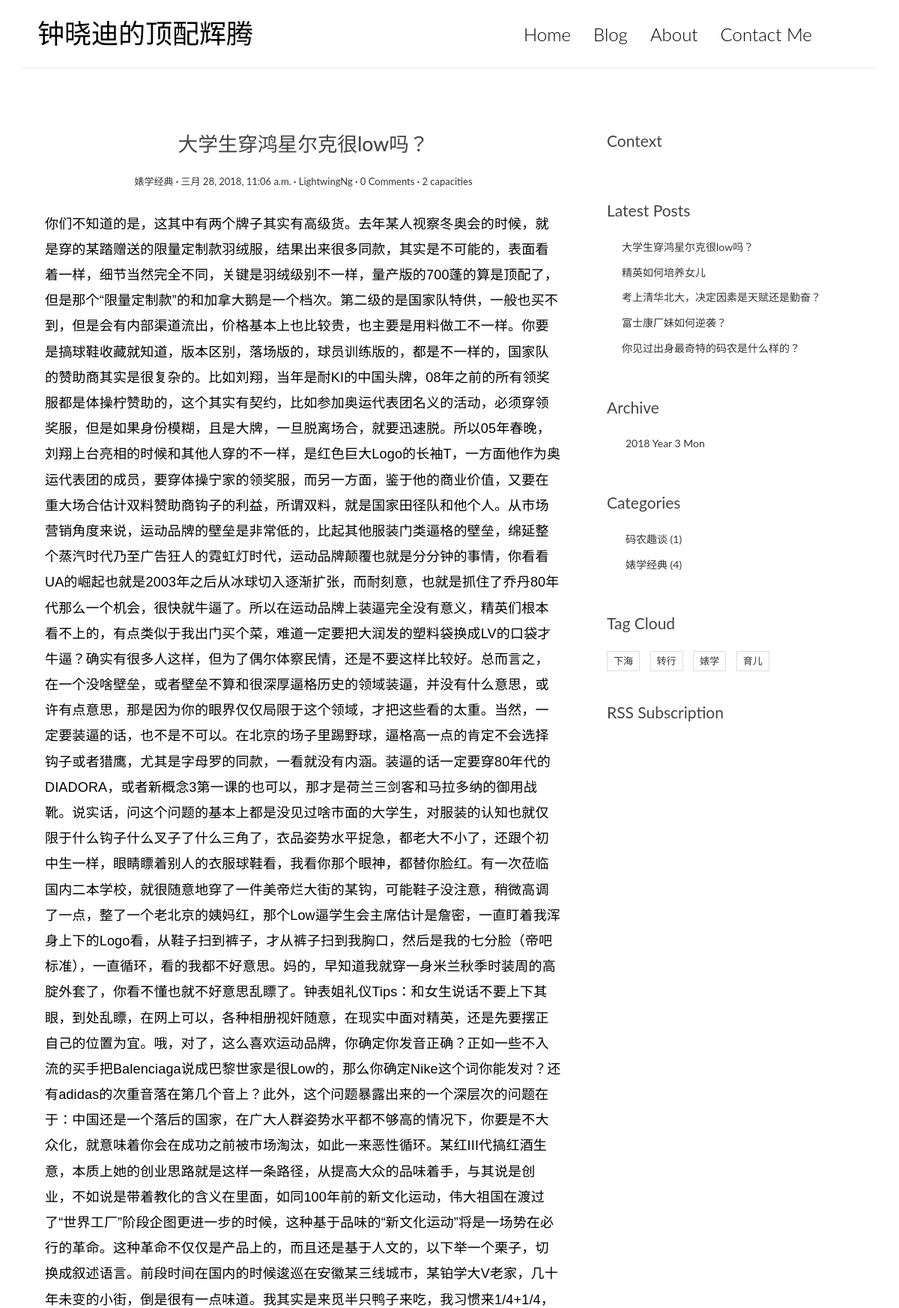
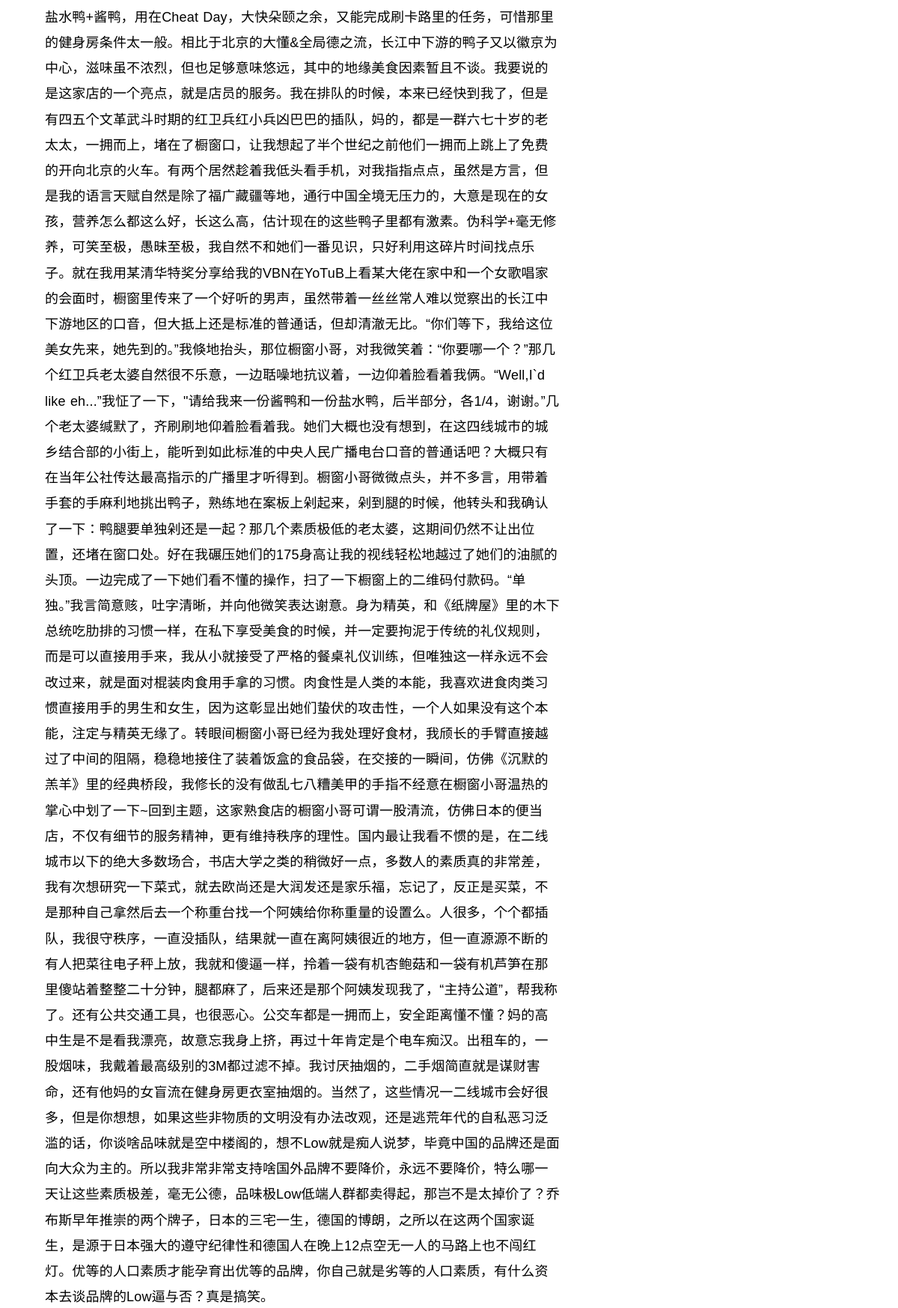
/post/5/ (upper part), run on the app's committed database (2 pictures, top to bottom).
### blog/models.py (models this page shows, shortened)
@python_2_unicode_compatible
class Post(models.Model):
    title = models.CharField(max_length=70)
    body = models.TextField()
    created_time = models.DateTimeField()
    modified_time = models.DateTimeField()
    excerpt = models.CharField(max_length=200, blank=True)
    views = models.PositiveIntegerField(default=0)
    category = models.ForeignKey(Category)
    tags = models.ManyToManyField(Tag, blank=True)
    author = models.ForeignKey(User)
    def get_absolute_url(self):
        return reverse('blog:detail', kwargs={'pk': self.pk})
    class Meta:
        ordering = ['-created_time']
    def increase_views(self):
        self.views += 1
        self.save(update_fields=['views'])
    def save(self, *args, **kwargs):
        super(Post, self).save(*args, **kwargs)

@python_2_unicode_compatible
class Category(models.Model):
    name = models.CharField(max_length=100)

@python_2_unicode_compatible
class Tag(models.Model):
    name = models.CharField(max_length=100)

### blog/views.py (the view)
# urls.py: url(r'^post/(?P<pk>[0-9]+)/$', views.PostDetailView.as_view(), name='detail'),
class PostDetailView(DetailView):
    model = Post
    template_name = 'blog/detail.html'
    context_object_name = 'post'
    def get(self, request, *args, **kwargs):
        response = super(PostDetailView, self).get(request, *args, **kwargs)
        self.object.increase_views()
        return response
    def get_object(self, queryset=None):
        post = super(PostDetailView, self).get_object(queryset=None)
        md = markdown.Markdown(
            extensions=[
                'markdown.extensions.extra',
                'markdown.extensions.codehilite',
                TocExtension(slugify=slugify),
            ]
        )
        post.body = md.convert(post.body)
        post.toc = md.toc
        return post
    def get_context_data(self, **kwargs):
        context = super(PostDetailView, self).get_context_data(**kwargs)
        form = CommentForm()
        comment_list = self.object.comment_set.all()
        context.update(
            {
                'form': form,
                'comment_list': comment_list
            }
        )
        return context

### blog/templatetags/blog_tags.py (called while the page is built)
@register.simple_tag
def get_recent_posts(num=5):
    return Post.objects.all()[:num]

@register.simple_tag
def archives():
    return Post.objects.dates('created_time', 'month', order='DESC')

@register.simple_tag
def get_categories():
    return Category.objects.annotate(num_posts=Count('post')).filter(num_posts__gt=0)

@register.simple_tag
def get_tags():
    return Tag.objects.annotate(num_posts=Count('post')).filter(num_posts__gt=0)

### templates/blog/detail.html (shortened to what this page needs)
{% extends 'base.html' %}
{% block main %}
    <article class="post post-{{ post.pk }}">
        <header class="entry-header">
            <h1 class="entry-title">{{ post.title }}</h1>
            <div class="entry-meta">
                <span class="post-category">
                    <a href="{% url 'blog:category' post.category.pk %}">{{ post.category.name }}</a></span>
                <span class="post-date"><a href="#"><time class="entry-date"
                                                          datetime="{{ post.created_time }}">{{ post.created_time }}</time></a></span>
                <span class="post-author"><a href="#">{{ post.author }}</a></span>
                <span class="comments-link">
                    <a href="{{ post.get_absolute_url }}#comment-area">{{ post.comment_set.count }} Comments</a></span>
                <span class="views-count"><a href="#">{{ post.views }} capacities</a></span>
            </div>
        </header>
        <div class="entry-content clearfix">
            {{ post.body|safe }}
        </div>
    </article>
{% endblock main %}
{% block toc %}
    <div class="widget widget-content">
        <h3 class="widget-title">Context</h3>
    </div>
{% endblock toc %}

### templates/base.html (shortened to what this page needs)
{% load staticfiles %}
{% load blog_tags %}
<!DOCTYPE html>
<html lang="en">
<head>
    <link rel="stylesheet" href="http://code.ionicframework.com/ionicons/2.0.1/css/ionicons.min.css">
    <link rel="stylesheet" href="{% static 'blog/css/bootstrap.min.css' %}">
    <link rel="stylesheet" href="{% static 'blog/css/pace.css' %}">
    <link rel="stylesheet" href="{% static 'blog/css/custom.css' %}">
    <link rel="stylesheet" href="{% static 'blog/css/highlights/github.css' %}">
</head>
<body>
<div class="container">
    <header id="site-header">
        <div class="row">
            <div class="col-md-4 col-sm-5 col-xs-8">
                <div class="logo">
                    <h1><a href="{% url 'blog:index' %}"><b>钟晓迪</b>的顶配辉腾</a></h1>
                </div>
            </div>
            <div class="col-md-8 col-sm-7 col-xs-4">
                <nav class="main-nav" role="navigation">
                    <div class="collapse navbar-collapse" id="bs-example-navbar-collapse-1">
                        <ul class="nav navbar-nav navbar-right">
                            <li class="cl-effect-11"><a href="{% url 'blog:index' %}" data-hover="Home">Home</a></li>
                            <li class="cl-effect-11"><a href="#" data-hover="Blog">Blog</a></li>
                            <li class="cl-effect-11"><a href="#" data-hover="About">About</a></li>
                            <li class="cl-effect-11"><a href="#" data-hover="Contact Me">Contact Me</a></li>
                        </ul>
                    </div>
                </nav>
            </div>
        </div>
    </header>
</div>
<div class="content-body">
    <div class="container">
        <div class="row">
            <main class="col-md-8">
                {% block main %}
                {% endblock main %}
            </main>
            <aside class="col-md-4">
                {% block toc %}
                {% endblock toc %}
                <div class="widget widget-recent-posts">
                    <h3 class="widget-title">Latest Posts</h3>
                    {% get_recent_posts as recent_post_list %}
                    <ul>
                        {% for post in recent_post_list %}
                            <li>
                                <a href="{{ post.get_absolute_url }}">{{ post.title }}</a>
                            </li>
                        {% empty %}
                            No Aritcles Available
                        {% endfor %}
                    </ul>
                </div>
                <div class="widget widget-archives">
                    <h3 class="widget-title">Archive</h3>
                    {% archives as date_list %}
                    <ul>
                        {% for date in date_list %}
                            <li>
                                <a href="{% url 'blog:archives' date.year date.month %}">{{ date.year }}
                                    Year {{ date.month }} Mon</a>
                            </li>
                        {% empty %}
                            No Archives Available
                        {% endfor %}
                    </ul>
                </div>
                <div class="widget widget-category">
                    <h3 class="widget-title">Categories</h3>
                    {% get_categories as category_list %}
                    <ul>
                        {% for category in category_list %}
                            <li>
                                <a href="{% url 'blog:category' category.pk %}">{{ category.name }} <span
                                        class="post-count">({{ category.num_posts }})</span></a>
                            </li>
                        {% empty %}
                            No Categories!
                        {% endfor %}
                    </ul>
                </div>
                <div class="widget widget-tag-cloud">
                    <h3 class="widget-title">Tag Cloud</h3>
                    {% get_tags as tag_list %}
                    <ul>
                        {% for tag in tag_list %}
                            <li>
                                <a href="{% url 'blog:tag' tag.pk %}">{{ tag.name }}</a>
                            </li>
                        {% empty %}
                            No Tags
                        {% endfor %}
                    </ul>
                </div>
                <div class="rss">
                    <a href="{% url 'rss' %}"> RSS Subscription</a>
                </div>
            </aside>
        </div>
    </div>
</div>
</body>
</html>

### blog/static/blog/css/custom.css (style rules this page uses)
* { outline: none; }
h1, h2, h3, h4, h5, h6 { margin-top: 0; }
b { font-weight: 400; }
a { color: #333; }
body { color: #444; font-family: 'Lato', sans-serif; }
p { font-family: 'CamingoCode', sans-serif; font-weight: 400; word-spacing: 1px; letter-spacing: 0.01em; }
#site-header { background-color: #FFF; padding: 25px 20px; margin-bottom: 40px; border-bottom: 1px solid #e7e7e7; }
.logo h1 a { color: #000; }
.logo h1 { margin: 0; font-family: 'Lato', sans-serif; font-weight: 300; }
.main-nav { margin-top: 11px; max-width: 95%; }
.main-nav a { color: #000000 !important; padding: 0 0 5px 0 !important; margin-right: 30px; font-family: 'Lato', sans-serif; font-weight: 300; font-size: 24px; }
.cl-effect-11 a { padding: 10px 0; color: #0972b4; text-shadow: none; }
.cl-effect-11 a::before { position: absolute; top: 0; left: 0; overflow: hidden; padding: 0 0 5px 0 !important; max-width: 0; border-bottom: 1px solid #000; color: #000; content: attr(data-hover); white-space: nowrap; -webkit-transition: max-width 0.5s; -moz-transition: max-width 0.5s; transition: max-width 0.5s; }
.content-body { padding-bottom: 4em; }
.post { background: #fff; padding: 30px 30px 0; }
.entry-title { text-align: center; font-size: 1.9em; margin-bottom: 20px; line-height: 1.6; padding: 10px 20px 0; }
.entry-meta { text-align: center; color: #DDDDDD; font-size: 13px; margin-bottom: 30px; }
.entry-content { font-size: 18px; line-height: 1.9; font-weight: 300; color: #000; }
.post-category::after, .post-date::after, .post-author::after, .comments-link::after { content: ' ·'; color: #000; }
.widget { background: #fff; padding: 30px 0 0; }
.widget-title { font-size: 1.5em; margin-bottom: 20px; line-height: 1.6; padding: 10px 0 0; font-weight: 400; }
.widget-recent-posts ul { padding: 0; margin: 0; padding-left: 20px; }
.widget-recent-posts ul li { list-style-type: none; position: relative; line-height: 170%; margin-bottom: 10px; }
.widget-recent-posts ul li::before { content: '\f3d3'; font-family: "Ionicons"; position: absolute; left: -17px; top: 3px; font-size: 16px; color: #000; }
.widget-archives ul { padding: 0; margin: 0; padding-left: 25px; }
.widget-archives ul li { list-style-type: none; position: relative; line-height: 170%; margin-bottom: 10px; }
.widget-archives ul li::before { content: '\f3f3'; font-family: "Ionicons"; position: absolute; left: -25px; top: 1px; font-size: 16px; color: #000; }
.widget-category ul { padding: 0; margin: 0; padding-left: 25px; }
.widget-category ul li { list-style-type: none; position: relative; line-height: 170%; margin-bottom: 10px; }
.widget-category ul li::before { content: '\f3fe'; font-family: "Ionicons"; position: absolute; left: -25px; top: 1px; font-size: 18px; color: #000; }
.widget-tag-cloud ul { padding: 0; margin: 0; margin-right: -10px; }
.widget-tag-cloud ul li { list-style-type: none; font-size: 13px; display: inline-block; margin-right: 10px; margin-bottom: 10px; padding: 3px 8px; border: 1px solid #ddd; }
.rss { font-size: 21px; margin-top: 30px; }
.rss a { color: #444; }

### data on the page
Post: title "大学生穿鸿星尔克很low吗？", category.name "婊学经典", created_time "三月 28, 2018, 11:06 a.m.", author "LightwingNg", comment_set.count "0", views "2", body "你们不知道的是，这其中有两个牌子其实有高级货。去年某人视察冬奥会的时候，就是穿的某踏赠送的限量定制款羽绒服，结果出来很多同款，其实是不可能的，表面看着一样，细节当然完全不同，关键是羽绒级别不一样，量产版的700蓬的算是顶配了，但是那个“限量定制款”的和加拿大鹅是一个档次。第二级的是国家队特供，一般也买不到，但是会有内部渠道流出，价格基本上也比较贵，也主要是用料做工不一样。你要是搞球鞋收藏就知道，版本区别，落场版的，球员训练版的，都是不一样的，国家队的赞助商其实是很复杂的。比如刘翔，当年是耐KI的中国头牌，08年之前的所有领奖服都是体操柠赞助的，这个其实有契约，比如参加奥运代表团名义的活动，必须穿领奖服，但是如果身份模糊，且是大牌，一旦脱离场合，就要迅速脱。所以05年春晚，刘翔上台亮相的时候和其他人穿的不一样，是红色巨大Logo的长袖T，一方面他作为奥运代表团的成员，要穿体操宁家的领奖服，而另一方面，鉴于他的商业价值，又要在重大场合估计双料赞助商钩子的利益，所谓双料，就是国家田径队和他个人。从市场营销角度来说，运动品牌的壁垒是非常低的，比起其他服装门类逼格的壁垒，绵延整个蒸汽时代乃至广告狂人的霓虹灯时代，运动品牌颠覆也就是分分钟的事情，你看看UA的崛起也就是2003年之后从冰球切入逐渐扩张，而耐刻意，也就是抓住了乔丹80年代那么一个机会，很快就牛逼了。所以在运动品牌上装逼完全没有意义，精英们根本看不上的，有点类似于我出门买个菜，难道一定要把大润发的塑料袋换成LV的口袋才牛逼？确实有很多人这样，但为了偶尔体察民情，还是不要这样比较好。总而言之，在一个没啥壁垒，或者壁垒不算和很深厚逼…"
Post: title "精英如何培养女儿"
Post: title "考上清华北大，决定因素是天赋还是勤奋？"
Post: title "富士康厂妹如何逆袭？"
Post: title "你见过出身最奇特的码农是什么样的？"
Category: name "码农趣谈", num_posts "1"
Category: name "婊学经典", num_posts "4"
Tag: name "下海"
Tag: name "转行"
Tag: name "婊学"
Tag: name "育儿"

### other printed values
{{ date.year }} "2018"
{{ date.month }} "3"
